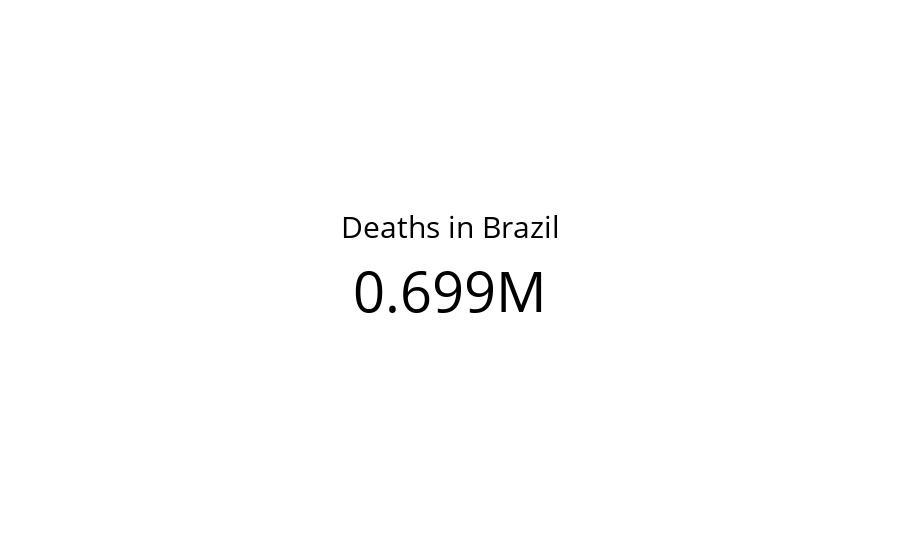

Notebook cell for this chart:
### Code cell
fig = get_kpi(get_deaths(covid_df.query("Country == 'Brazil'")), 'Deaths in Brazil')
fig.show()

### Figure 1 — Plotly figure (JSON) as saved in the notebook; plotly's stock layout.template omitted (floating-point values rounded to 4 significant figures)
{"data": [{"domain": {"x": [0, 1], "y": [0, 1]}, "mode": "number", "number": {"font": {"color": "black", "size": 56}}, "title": {"font": {"color": "black", "size": 30}, "text": "Deaths in Brazil"}, "type": "indicator", "value": 699276}], "layout": {"autosize": true}}
